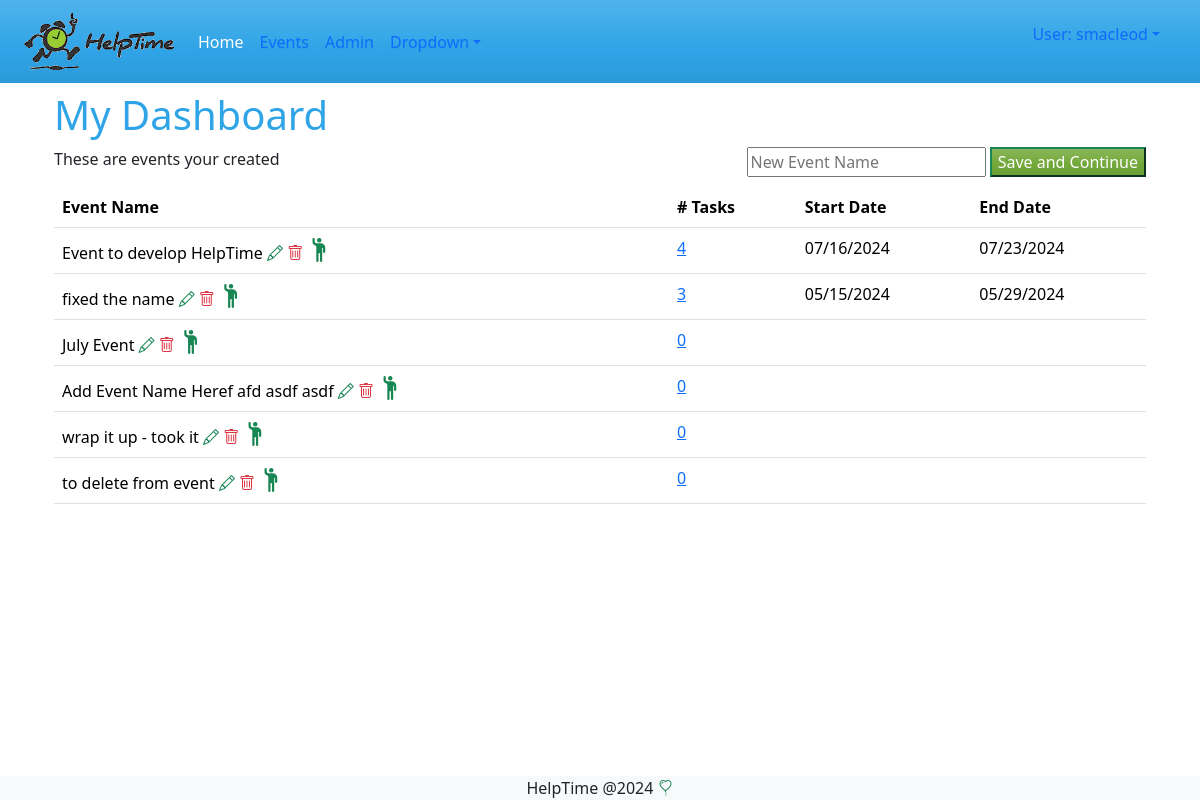
The app's page /events/dashboard (signed in), older data.
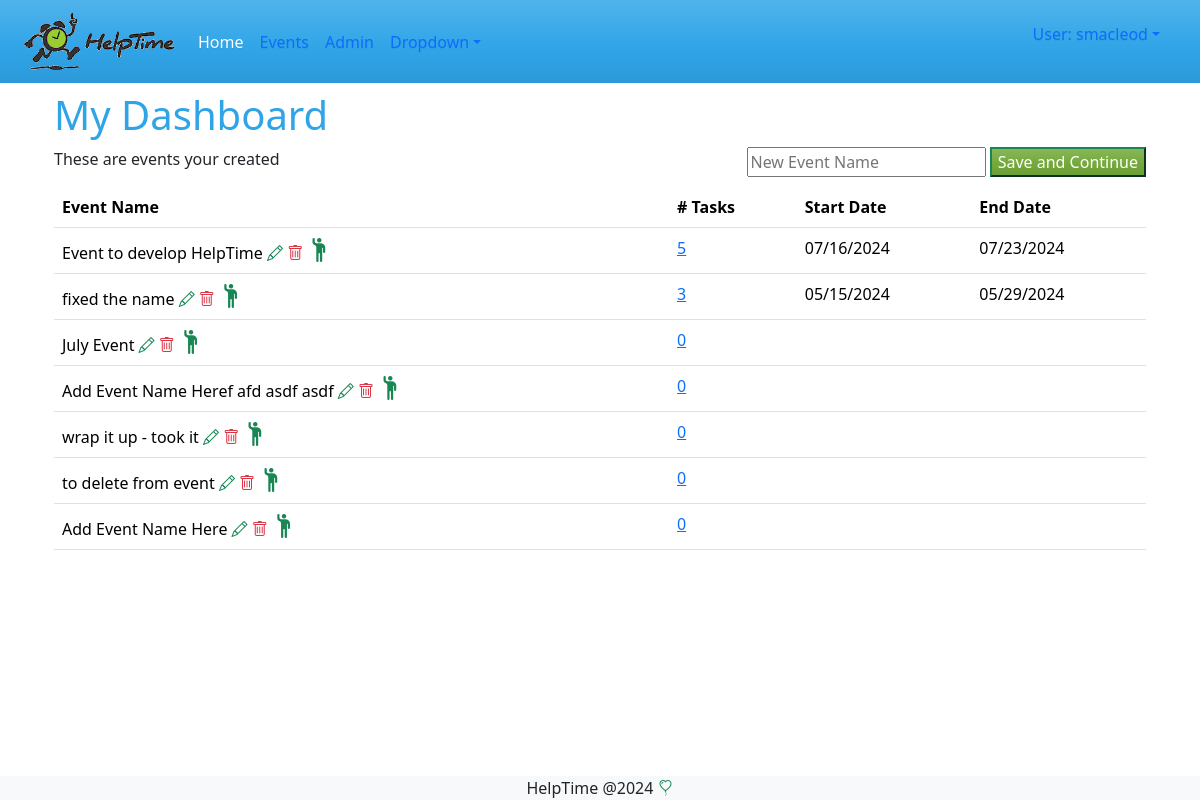
The same page, newer data.
### events/models.py (models this page shows, shortened)
class Event(models.Model):
    reminder_days_choice = models.TextChoices('days', '1 2 3 4 5 6 7')
    name = models.CharField(max_length=200, verbose_name='Event Name' )
    description = models.TextField(max_length=200, verbose_name='Event Description', blank=True)
    organization = models.CharField(max_length=100, verbose_name='Organization Name', blank=True )
    primery_contact = models.CharField(max_length=100, verbose_name='Primary Contact', blank=True)
    alternate_contact = models.CharField(max_length=100, verbose_name='Alt Contact', blank=True)
    hide_names = models.BooleanField(default=False, verbose_name='Hide Volunteer Names', blank=True)
    reminder_days = models.CharField(max_length=5, choices=reminder_days_choice, verbose_name='Days to remind in advance', default=7)
    created_by = models.ForeignKey(User, on_delete=models.SET_NULL, null=True, blank=True)
    created_at = models.DateTimeField(auto_now_add=True, null=True, blank=True)
    updated_at = models.DateTimeField(auto_now=True, blank=True, null=True)

### events/views.py (the view)
# urls.py: path("dashboard", views.dashboard, name="dashboard"),
@login_required  #forces a login
def dashboard(request):
    events = Event.objects.filter(Q(created_by=request.user)).annotate(
        start_task_date=Min('tasks__task_date'),
        end_task_date=Max('tasks__task_date'),
        count_task=Count('tasks'))
    form = EventCreateForm()
    if request.method == 'POST':
        form = EventCreateForm(request.POST)
        if form.is_valid():
            new_item = form.save(commit=False)
            new_item = form.save()
            return redirect ('events:eventupdate', new_item.pk)
    return render(request, 'events/dashboard.html', {'events' : events, 'form':form}) #to a template empty {} if no context

### events/forms.py
class EventCreateForm(forms.ModelForm):
    class Meta:
        model = Event
        fields= ['name']
        widgets = {
            'name' :  forms.TextInput(
                attrs={'placeholder': 'New Event Name'}),
        }

### events/templates/events/dashboard.html (shortened to what this page needs)
{% extends 'master.html' %}
{% block content %}
<h1> My Dashboard</h1>
<div class="float-end">
    <form action="" method="post">
        {{form.name}}
        <input type="submit" value="Save and Continue" class="btn-success" />
    </form>
</div>
{% if events %}
    <p>These are events your created</p>
{% else %}
    <p>No events are available.</p>
{% endif %}
<table class="table">
    <tr>
        <th>Event Name</th>
        <th># Tasks</th>
        <th>Start Date</th>
        <th>End Date</th>
    </tr>
    {% for event in events %}
    <tr>
        <td>{{ event.name }}
            <a href="{% url 'events:eventupdate' event.id %}" class="text-success"><i class="bi bi-pencil"></i></a>
            <a href="{% url 'events:eventdelete' event.id %}" class="text-danger"><i class="bi bi-trash "></i></a>
            <a href="{% url 'events:volunteer' event.id %}" class="text-success"><i class="bi bi-person-raised-hand h4 text-success"></i>
        </td>
        <td><a href="{% url 'events:tasklist' event.id %}" class="text-primary">{{ event.count_task }}</a></td>
        <td>{{ event.start_task_date | date:"m/d/Y" }} </td>
        <td>{{ event.end_task_date | date:"m/d/Y"}} </td>
    </tr>
    {% endfor %}
</table>
{% endblock %}

Row changes from the older to the newer data that the page shows:
computed for Event "Event to develop HelpTime": count_task "4" → "5"
added Event: name "Add Event Name Here", count_task "0"
